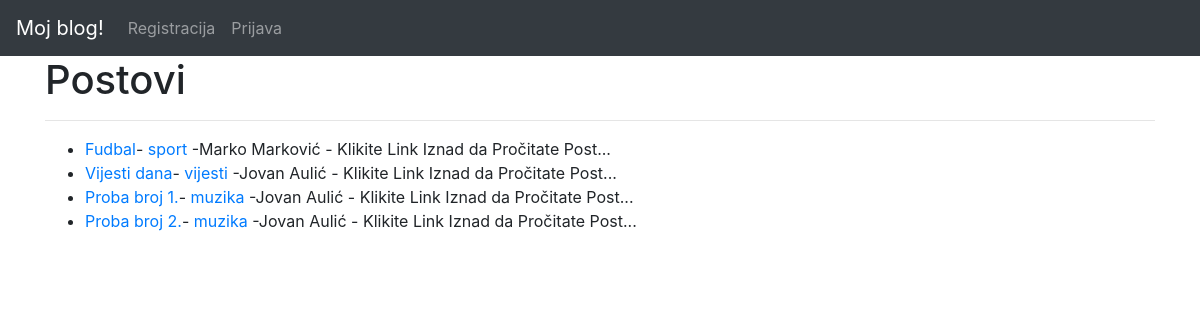
The page / on the database its author committed.
### theblog/models.py (models this page shows, shortened)
class Post(models.Model):
	naslov = models.CharField(max_length=260)
	broj_naslova = models.CharField(max_length=260)
	autor = models.ForeignKey(User, on_delete=models.CASCADE)
	tekst = RichTextField(blank=True, null=True)
	kategorija = models.CharField(max_length=200, default="coding")
	vanjski_tekst = models.CharField(max_length=200, default="Klikite Link Iznad da Pročitate Post...")

### theblog/views.py (the view)
# urls.py: path('', HomeView.as_view(), name="home"),
class HomeView(ListView):
	model = Post
	template_name = 'home.html'
	ordering = ['-id']

### theblog/templates/home.html (shortened to what this page needs)
{% extends 'base.html' %}
{% block content %}
<h1>Postovi</h1>
<hr>
<ul>
{% for post in object_list %}
     <li><a href="{% url 'article-detail' post.pk %}">
     {{ post.naslov }}</a>-
    <a href="{% url 'category' post.kategorija|slugify %}"> {{ post.kategorija }}</a>
     -{{ post.autor.first_name}}
     	{{ post.autor.last_name}} -
        {{ post.vanjski_tekst }}
      </li>
{% endfor %}
</ul>
{% endblock %}

### theblog/templates/base.html (shortened to what this page needs)
<!doctype html>
<html lang="en">
  <head>
    <link rel="stylesheet" href="https://stackpath.bootstrapcdn.com/bootstrap/4.5.0/css/bootstrap.min.css">
  </head>
  <body>
     <nav class="navbar navbar-expand-lg navbar-dark bg-dark">
  <a class="navbar-brand" href="{% url 'home' %}">Moj blog!</a>
  <div class="collapse navbar-collapse" id="navbarSupportedContent">
    <ul class="navbar-nav mr-auto">
    {% if user.is_authenticated %}
      <li class="nav-item">
        <a class="nav-link" href="{% url 'add_post' %}">Dodajte novi post!</a>
      </li>
      <li class="nav-item">
        <a class="nav-link" href="{% url 'add_category' %}">Dodaj novu kategoriju</a>
      </li>
      <li class="nav-item">
        <a class="nav-link" href="{% url 'logout' %}">Odjavi se</a>
      </li>
   {% else %}
      <li class="nav-item">
        <a class="nav-link" href="{% url 'register' %}">Registracija</a>
      </li>
      <li class="nav-item">
        <a class="nav-link" href="{% url 'login' %}">Prijava</a>
      </li>
      {% endif %}
    </ul>
  </div>
</nav>
    <div class="container">
    {% block content %}
    {% endblock %}
  </div>
  </body>
</html>

### rows shown on the page
Post: naslov "Fudbal", kategorija "sport", autor.first_name "Marko", autor.last_name "Marković", vanjski_tekst "Klikite Link Iznad da Pročitate Post..."
Post: naslov "Vijesti dana", kategorija "vijesti", autor.first_name "Jovan", autor.last_name "Aulić", vanjski_tekst "Klikite Link Iznad da Pročitate Post..."
Post: naslov "Proba broj 1.", kategorija "muzika", autor.first_name "Jovan", autor.last_name "Aulić", vanjski_tekst "Klikite Link Iznad da Pročitate Post..."
Post: naslov "Proba broj 2.", kategorija "muzika", autor.first_name "Jovan", autor.last_name "Aulić", vanjski_tekst "Klikite Link Iznad da Pročitate Post..."
